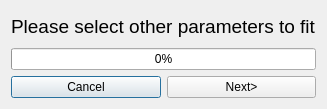
<?xml version="1.0" encoding="UTF-8"?>
<ui version="4.0">
 <class>Dialog</class>
 <widget class="QDialog" name="Dialog">
  <property name="geometry">
   <rect>
    <x>0</x>
    <y>0</y>
    <width>259</width>
    <height>109</height>
   </rect>
  </property>
  <property name="windowTitle">
   <string>Dialog</string>
  </property>
  <layout class="QGridLayout" name="gridLayout">
   <item row="0" column="0">
    <widget class="QLabel" name="label">
     <property name="sizePolicy">
      <sizepolicy hsizetype="Expanding" vsizetype="Preferred">
       <horstretch>0</horstretch>
       <verstretch>0</verstretch>
      </sizepolicy>
     </property>
     <property name="maximumSize">
      <size>
       <width>361</width>
       <height>16777215</height>
      </size>
     </property>
     <property name="font">
      <font>
       <pointsize>12</pointsize>
      </font>
     </property>
     <property name="text">
      <string>&lt;html&gt;&lt;head/&gt;&lt;body&gt;&lt;p&gt;&lt;span style=&quot; font-size:14pt;&quot;&gt;Please select other parameters to fit&lt;/span&gt;&lt;/p&gt;&lt;/body&gt;&lt;/html&gt;</string>
     </property>
    </widget>
   </item>
   <item row="1" column="0">
    <widget class="QProgressBar" name="fluErrorProgress">
     <property name="minimumSize">
      <size>
       <width>0</width>
       <height>20</height>
      </size>
     </property>
     <property name="minimum">
      <number>0</number>
     </property>
     <property name="value">
      <number>0</number>
     </property>
     <property name="textVisible">
      <bool>true</bool>
     </property>
    </widget>
   </item>
   <item row="2" column="0">
    <layout class="QHBoxLayout" name="horizontalLayout_3">
     <item>
      <widget class="QPushButton" name="cancelPB">
       <property name="text">
        <string>Cancel</string>
       </property>
      </widget>
     </item>
     <item>
      <widget class="QPushButton" name="nextPB">
       <property name="text">
        <string>Next&gt;</string>
       </property>
      </widget>
     </item>
    </layout>
   </item>
  </layout>
 </widget>
 <resources/>
 <connections/>
</ui>
